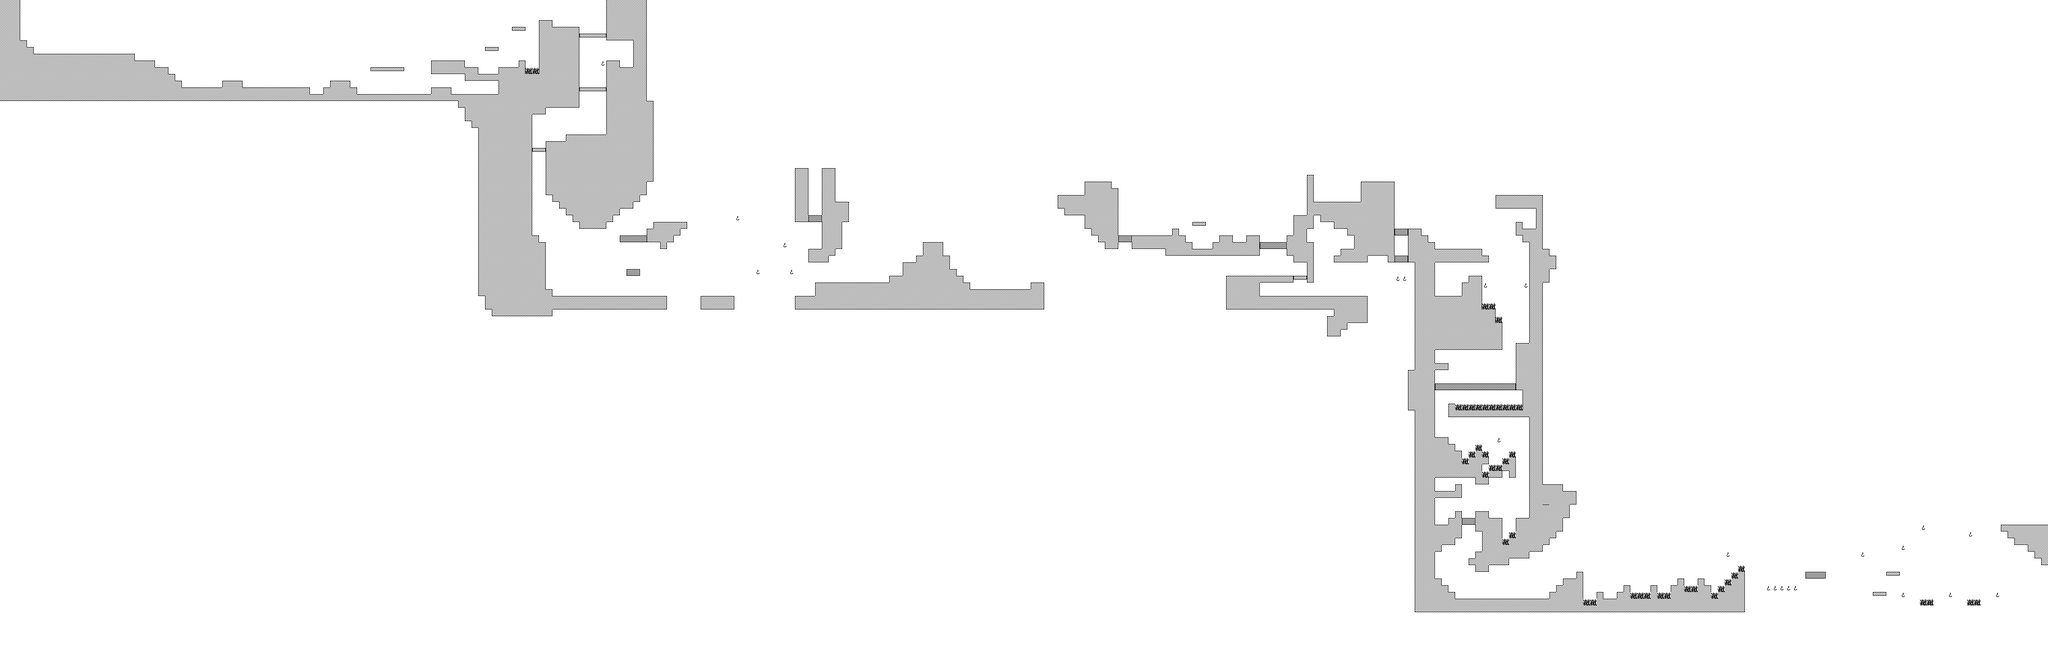

This game map was drawn from its Tiled (.tmx) file and the tilesets committed beside it. A one-line description and the trimmed map source follow:
An orthogonal 304x99 tile map with 16x16 px tiles, 1 tile layer (bg) and 42 objects (25x spawn, 5x cam, 5x pickup, 3x deathzone, 2x platform, ...).

<map version="1.2" tiledversion="1.2.3" orientation="orthogonal" renderorder="right-down" width="304" height="99" tilewidth="16" tileheight="16" infinite="0" backgroundcolor="#ffffff" nextlayerid="19" nextobjectid="108">
 <properties>
  <property name="passages" value="rl" />
  <property name="traveltime" value="1500" />
 </properties>
 <tileset firstgid="1" name="placeholder_tileset" tilewidth="16" tileheight="16" tilecount="72" columns="12">
  <image source="../textures/placeholder_tileset.png" width="192" height="96" />
  <tile id="0" type="block" />
  <tile id="1" type="block" />
  <tile id="2" type="block" />
  <tile id="3" type="block" />
  <tile id="4" type="block" />
  <tile id="5" type="block" />
  <tile id="6" type="block" />
  <tile id="7" type="block" />
  <tile id="8" type="watertop">
   <animation>
    <frame tileid="8" duration="50" />
    <frame tileid="9" duration="50" />
    <frame tileid="10" duration="50" />
    <frame tileid="11" duration="50" />
   </animation>
  </tile>
  <tile id="9" type="watertop" />
  <tile id="10" type="watertop" />
  <tile id="11" type="watertop" />
  <tile id="12" type="block" />
  <tile id="13" type="block" />
  <tile id="14" type="block" />
  <tile id="15" type="block" />
  <tile id="16" type="block" />
  <tile id="17" type="block" />
  <tile id="18" type="block" />
  <tile id="19" type="block" />
  <tile id="20" type="water">
   <animation>
    <frame tileid="20" duration="50" />
    <frame tileid="21" duration="50" />
    <frame tileid="22" duration="50" />
    <frame tileid="23" duration="50" />
   </animation>
  </tile>
  <tile id="21" type="water" />
  <tile id="22" type="water" />
  <tile id="23" type="water" />
  <tile id="24" type="block" />
  <tile id="25" type="block" />
  <tile id="26" type="block" />
  <tile id="27" type="block" />
  <tile id="28" type="block" />
  <tile id="29" type="block" />
  <tile id="30" type="block" />
  <tile id="31" type="block" />
  <tile id="32" type="ice" />
  <tile id="33" type="iceblock" />
  <tile id="34" type="rain">
   <animation>
    <frame tileid="34" duration="50" />
    <frame tileid="35" duration="50" />
   </animation>
  </tile>
  <tile id="35" type="rain" />
  <tile id="36" type="block" />
  <tile id="37" type="block" />
  <tile id="38" type="block" />
  <tile id="39" type="block" />
  <tile id="40" type="block" />
  <tile id="41" type="block" />
  <tile id="42" type="block" />
  <tile id="43" type="block" />
  <tile id="44" type="spikes" />
  <tile id="48" type="platform" />
  <tile id="49" type="platform" />
  <tile id="50" type="platform" />
  <tile id="51" type="platform" />
  <tile id="52" type="platform" />
  <tile id="53" type="platform" />
  <tile id="54" type="platform" />
  <tile id="55" type="platform" />
  <tile id="60" type="hook_platform" />
  <tile id="61" type="hook_platform" />
  <tile id="62" type="hook_platform" />
  <tile id="63" type="hook_platform" />
  <tile id="64" type="hook" />
  <tile id="65" type="air" />
  <tile id="66" type="air" />
  <tile id="67" type="air" />
  <tile id="68" type="air" />
  <tile id="69" type="air" />
  <tile id="70" type="air" />
  <tile id="71" type="exit" />
 </tileset>
 <layer id="18" name="bg" width="304" height="99">
  <data>[30096 cells, 2432 non-empty, 27 distinct tile ids]</data>
 </layer>
 <objectgroup id="4" name="Object Layer 1">
  <object id="5" type="cam" x="32" y="0" width="1472" height="240" />
  <object id="6" type="cam" x="1248" y="0" width="256" height="720" />
  <object id="11" name="player" type="spawn" x="112" y="127.75" />
  <object id="14" name="platform2" type="platform" x="2448" y="608" width="32" height="16">
   <properties>
    <property name="pathID" value="83" />
    <property name="speed" type="float" value="1" />
   </properties>
  </object>
  <object id="22" type="deathzone" x="1504" y="784" width="449" height="32" />
  <object id="26" name="Dale" type="spawn" x="2208" y="560">
   <properties>
    <property name="ai" value="GroundShockwaver" />
    <property name="distanceToReachX" type="int" value="12" />
    <property name="distanceToReachY" type="int" value="8" />
    <property name="facing" value="left" />
   </properties>
  </object>
  <object id="27" name="Dale" type="spawn" x="1088" y="208">
   <properties>
    <property name="ai" value="Chaser" />
    <property name="distanceToReachX" type="int" value="6" />
    <property name="distanceToReachY" type="int" value="2" />
    <property name="facing" value="right" />
   </properties>
  </object>
  <object id="29" name="Dale" type="spawn" x="3008" y="688">
   <properties>
    <property name="ai" value="Liner" />
    <property name="distanceToReachX" type="int" value="6" />
    <property name="distanceToReachY" type="int" value="1" />
    <property name="facing" value="right" />
   </properties>
  </object>
  <object id="30" name="Dale" type="spawn" x="3504" y="640">
   <properties>
    <property name="ai" value="Sentinel" />
    <property name="distanceToReachX" type="int" value="9" />
    <property name="distanceToReachY" type="int" value="1" />
    <property name="facing" value="right" />
   </properties>
  </object>
  <object id="44" name="Thrower" type="spawn" x="1984" y="656">
   <properties>
    <property name="ai" value="Sentinel" />
    <property name="distanceToReachX" type="int" value="12" />
    <property name="distanceToReachY" type="int" value="16" />
    <property name="facing" value="left" />
   </properties>
  </object>
  <object id="47" name="Dale" type="spawn" x="2848" y="576">
   <properties>
    <property name="ai" value="Chaser" />
    <property name="distanceToReachX" type="int" value="5" />
    <property name="distanceToReachY" type="int" value="3" />
    <property name="facing" value="left" />
   </properties>
  </object>
  <object id="55" name="lightning" type="pickup" x="1488" y="128" width="16" height="16" />
  <object id="57" name="health" type="pickup" x="1136" y="208" width="16" height="16" />
  <object id="63" name="Thrower" type="spawn" x="3200" y="576">
   <properties>
    <property name="ai" value="Sentinel" />
    <property name="distanceToReachX" type="int" value="10" />
    <property name="distanceToReachY" type="int" value="8" />
    <property name="facing" value="left" />
   </properties>
  </object>
  <object id="66" name="DW" type="spawn" x="3824.67" y="1408.17">
   <properties>
    <property name="ai" value="ChaserJumper" />
    <property name="distanceToReachX" type="int" value="7" />
    <property name="distanceToReachY" type="int" value="6" />
   </properties>
  </object>
  <object id="70" name="health" type="pickup" x="1927.33" y="495.667" width="16" height="16" />
  <object id="77" type="cam" x="1248" y="480" width="2400" height="240" />
  <object id="78" name="Jumpingfire" type="spawn" x="1616" y="768">
   <properties>
    <property name="ai" value="Jumpingfire" />
    <property name="distanceToReachX" type="int" value="12" />
    <property name="distanceToReachY" type="int" value="16" />
    <property name="facing" value="left" />
   </properties>
  </object>
  <object id="79" name="Jumpingfire" type="spawn" x="1760" y="768">
   <properties>
    <property name="ai" value="Jumpingfire" />
    <property name="distanceToReachX" type="int" value="12" />
    <property name="distanceToReachY" type="int" value="16" />
    <property name="facing" value="left" />
   </properties>
  </object>
  <object id="80" name="platform2" type="platform" x="2720" y="672" width="32" height="16">
   <properties>
    <property name="pathID" value="84" />
    <property name="speed" type="float" value="1" />
   </properties>
  </object>
  <object id="83" type="path" x="2448" y="608">
   <polyline points="0,0 288,0" />
  </object>
  <object id="84" type="path" x="2720" y="672">
   <polyline points="0,0 160,0" />
  </object>
  </objectgroup>
</map>
<!-- 20 of 42 objects omitted -->
